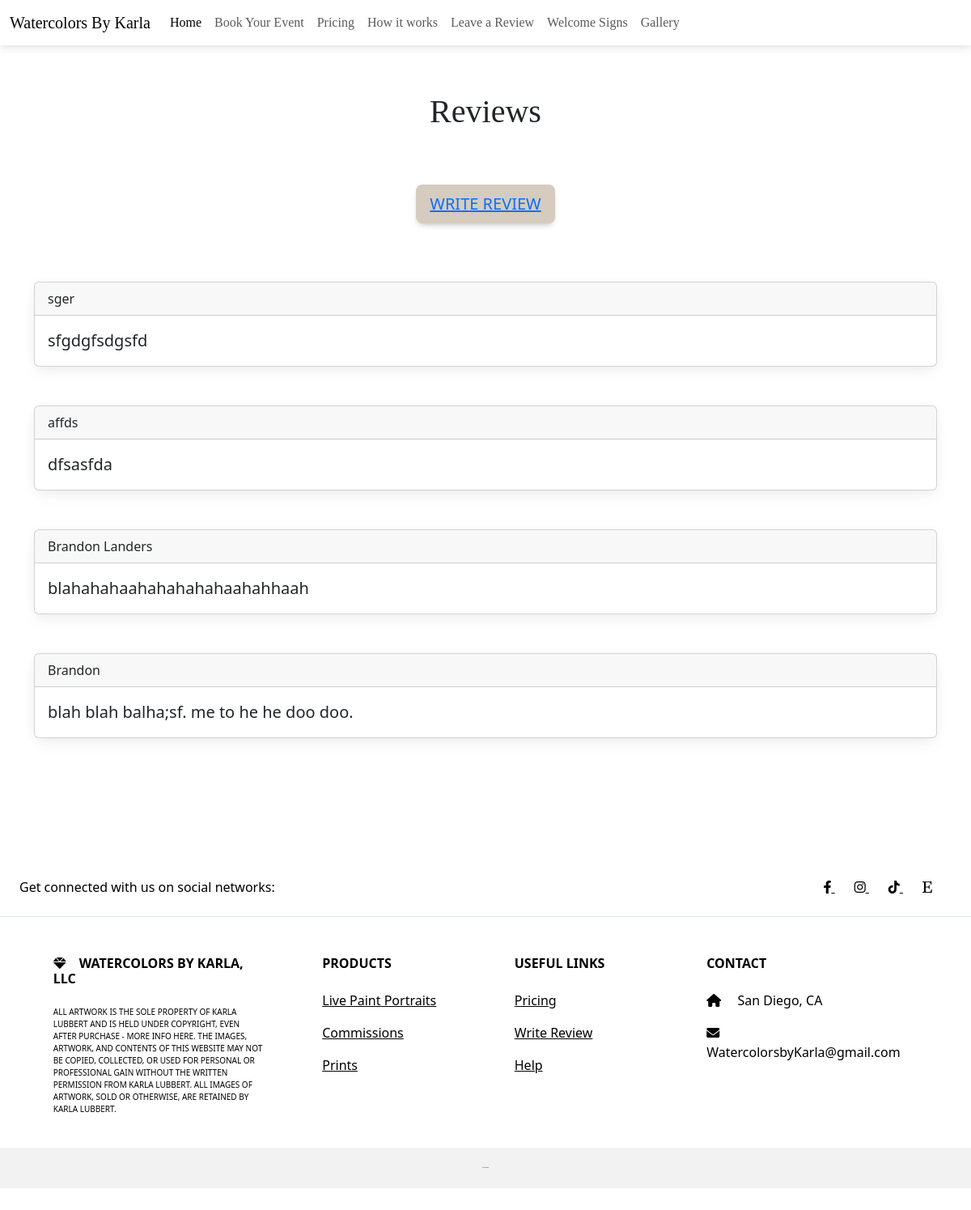
The app's page /reviews/list/ with its own data.
### reviews/models.py (models this page shows, shortened)
class Review(models.Model):
    name = models.CharField(max_length=128)
    title = models.CharField(max_length=256)
    subtitle =models.CharField(max_length=256)
    body = models.TextField()
    created_on = models.DateTimeField(auto_now_add=True)
    source =models.CharField(max_length=256, null=True, blank=True)

### reviews/views.py (the view, shortened to what this page needs)
# urls.py: path('list/', PostListView.as_view(), name= 'list'),
class PostListView(ListView):
    template_name= "reviews/list.html"
    model = Review

### templates/reviews/list.html (shortened to what this page needs)
{% extends 'base.html' %}
{% block content %}
<!doctype html>
<html lang="en" data-bs-theme="auto">
  <head><script src="/docs/5.3/assets/js/color-modes.js"></script>
    <link rel="stylesheet" href="https://cdn.jsdelivr.net/npm/@docsearch/css@3">
<link href="/docs/5.3/dist/css/bootstrap.min.css" rel="stylesheet">
    <link href="carousel.css" rel="stylesheet">
  </head>
  <body>
<main>
  <br><br>
    <center><h1 style="padding: 10px; font-family: Cambria, Cochin, Georgia, Times, 'Times New Roman', serif;">Reviews</h1>
      <br><br>
    <button style=" color: black; background-color: rgb(213, 204, 191);" type="button" class="btn btn-lg"><a href="{% url 'new' %}">Write Review</a></button>
    <br><br>
    </center>
    <br><br>
    {% for review in review_list %}
      <div class="card">
        <div class="card-header">
          {{ review.name }}
        </div>
        <div class="card-body">
          <blockquote class="blockquote mb-0">
            <p>{{ review.body }}</p>
          </blockquote>
        </div>
      </div>
      <br><br>
    {% endfor %}
</main>
{% endblock %}

### staticfiles/css/base.css (style rules this page uses)
* { margin: 0; }
body { margin:0px; width:100%; height:100%; padding:0px; }

### records on screen
Review: name "sger", body "sfgdgfsdgsfd"
Review: name "affds", body "dfsasfda"
Review: name "Brandon Landers", body "blahahahaahahahahahaahahhaah"
Review: name "Brandon", body "blah blah balha;sf. me to he he doo doo."
